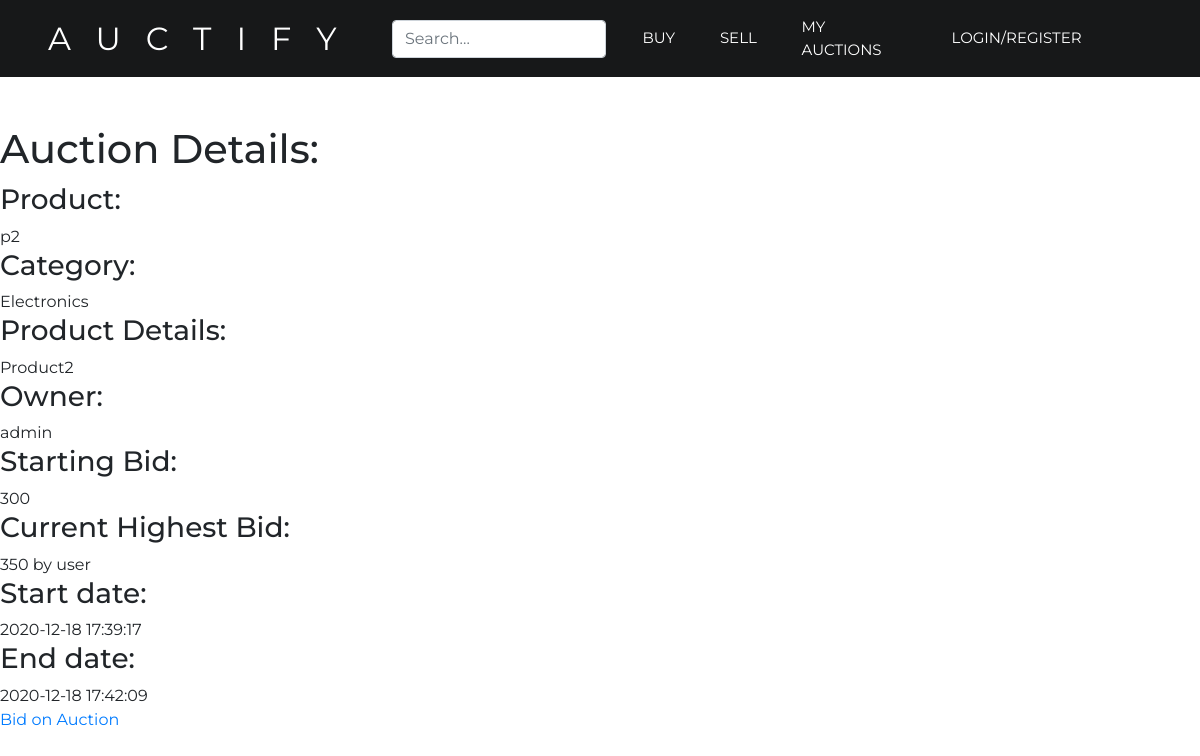
The page /viewAuction.php?auctionid=2 on the database its author committed.
### tables this page shows
CREATE TABLE `products` (
  `id` int(11) NOT NULL,
  `name` varchar(50) NOT NULL,
  `details` varchar(200) NOT NULL,
  `category` varchar(50) NOT NULL
);

CREATE TABLE `auctions` (
  `id` int(11) NOT NULL,
  `owner` varchar(30) NOT NULL,
  `product` int(11) NOT NULL,
  `start` datetime NOT NULL,
  `end` datetime NOT NULL,
  `startprice` float NOT NULL,
  `bid` float DEFAULT NULL,
  `bidder` varchar(30) DEFAULT NULL,
  `status` varchar(15) NOT NULL
);

### controlled.php (called while the page is built, shortened)
<?php
try{
    require('connection.php');
    $sql="SELECT id, end, bidder FROM auctions WHERE status='active'";
    $rs=$db->query($sql);
    foreach($rs as $row){
        $auctionid = $row['id'];
    }
}
catch (PDOException $e){
    die($e->getMessage());
}
?>

### viewAuction.php (the view, shortened to what this page needs)
<?php
require('controlled.php');
extract($_REQUEST);
?>
<!DOCTYPE html>
<html>
<head>
	<?php include 'head.php'; ?>
</head>
<body>
	<?php include 'header.php'; ?>
<?php
try{
	require('connection.php');
	$sql = $db->prepare("SELECT * FROM auctions WHERE id=?");
	$sql->execute(array($auctionid));
	$auctions = $sql->fetch(PDO::FETCH_ASSOC);
	$productid = $auctions['product'];
	$sql = $db->prepare("SELECT * FROM products WHERE id=?");
	$sql->execute(array($productid));
	$products = $sql->fetch(PDO::FETCH_ASSOC);
	if ($auction = $auctions) {
		$highestBid = $auction['bid'];
		$highestBidder = $auction['bidder'];
	}
	echo "<h1>Auction Details:</h1>";
	echo "<h3>Product:</h3>";
	echo $products['name'];
	echo "<h3>Category:</h3>";
	echo $products['category'];
	echo "<h3>Product Details:</h3>";
	echo $products['details'];
	echo "<h3>Owner:</h3>";
	echo $auctions['owner'];
	echo "<h3>Starting Bid:</h3>";
	echo $auctions['startprice'];
	echo "<h3>Current Highest Bid:</h3>";
	if (isset($highestBid)) {
		echo "$highestBid by $highestBidder";
	} else {
		echo "No Bids Yet!";
	}
	echo "<h3>Start date:</h3>";
	echo $auctions['start'];
	echo "<h3>End date:</h3>";
	echo $auctions['end'];
	if ($auctions['owner']!=$_SESSION['username']) {
		echo "<p><a href='bid.php?auctionid=$auctionid'>Bid on Auction</a></p>";
	}
} catch(PDOExecption $e){
	die ("ERROR:".$e->getMessage());
}
?>
</body>
</html>

### css/custom.css (style rules this page uses)
* { -webkit-box-sizing: border-box; -moz-box-sizing: border-box; box-sizing: border-box; }
body { font-family: 'Montserrat', sans-serif; font-weight: 400; }
h1 { margin-top: 5px; margin-bottom: 10px; }
a, a:hover { text-decoration: none; text-decoration-style: none; }
.navbar-form { position: relative; }
.form-control { width: 100%; }

### rows shown on the page
products: name "p2", category "Electronics", details "Product2"
auctions: owner "admin", startprice "300", bid "350", bidder "user", start "2020-12-18 17:39:17", end "2020-12-18 17:42:09"
